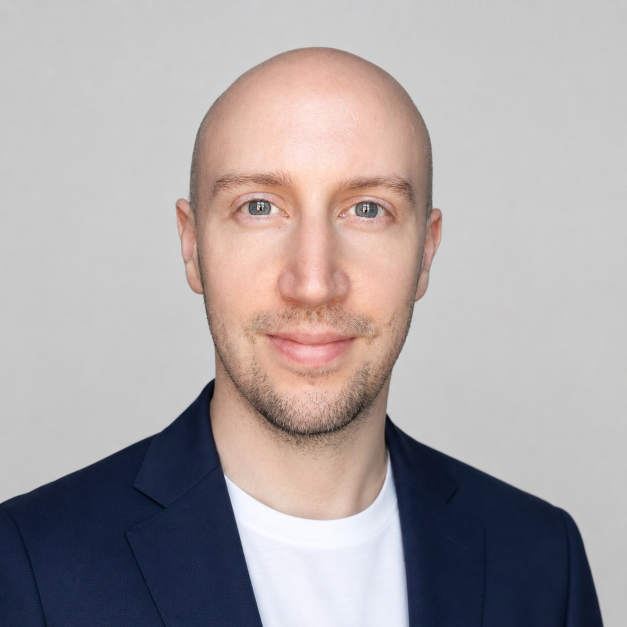
#> input picture assets/press/art/charlie-sexton.jpg, 1254 x 1254 px, given in place of logo.png, which was not available (shown at 1/2 size)
$ python make_press_kit.py ../assets/press/art/charlie-sexton.jpg
#> lines starting #> are read from the running program, lines starting #| are printed output that depends on the picture
"""Builds assets/press/ for the press kit page (press.html): the full-size downloads, the
small previews the page shows, and one zip of everything.

Run from the site's folder after the screenshots or brand art change:
    python tools/make_press_kit.py .
It reads the game repository, the Steam screenshots folder and the headshot, and replaces
assets/press/.
"""
import shutil, sys, zipfile
from pathlib import Path
from PIL import Image

site = Path(sys.argv[1])
game = Path(r"C:\games\menlarger")
shots = Path(r"C:\games\builds\steam-screenshots")
# The full-size headshot: a copy of Drive's Marketing › Photos of Charlie › "Charlie Sexton
# headshot.png". The About page uses a small cut of the same picture.
headshot = Path(r"C:\Users\charl\Downloads\Charles-Sexton.png")
brand = game / "docs/concept-art/brand"
studio = brand / "studio/png"

out = site / "assets/press"
if out.exists():
    shutil.rmtree(out)
(out / "screenshots").mkdir(parents=True)
(out / "art").mkdir()
(out / "previews").mkdir()

def preview(src: Path, name: str, width: int):
    im = Image.open(src)
    im.thumbnail((width, width * 4), Image.LANCZOS)
    im.save(out / "previews" / f"{name}.webp", "WEBP", quality=82, method=6)
    return im.size

# Screenshots: copied as they are, 1920x1080 JPG.
for f in sorted(shots.glob("[0-9][0-9]-*.jpg")):
    name = "ebens-puffoonery-" + f.stem
    shutil.copy(f, out / "screenshots" / f"{name}.jpg")
    preview(f, name, 640)

# Logos keep their transparency as PNG; art goes to high-quality JPG.
art = [
    (brand / "logo.png", "ebens-puffoonery-logo", "png"),
    (brand / "logo-one-colour.png", "ebens-puffoonery-logo-one-colour", "png"),
    (brand / "app-icon.png", "ebens-puffoonery-icon", "png"),
    (brand / "capsule-wide.png", "ebens-puffoonery-key-art-wide", "jpg"),
    (brand / "capsule-tall.png", "ebens-puffoonery-key-art-tall", "jpg"),
    (game / "art/steam/out/library-hero.png", "ebens-puffoonery-banner", "jpg"),
    (studio / "logo-horizontal-games-2000.png", "zarondo-games-logo", "png"),
    (studio / "logo-horizontal-games-dark-2000.png", "zarondo-games-logo-for-dark", "png"),
    (studio / "icon-1024.png", "zarondo-games-icon", "png"),
    (headshot, "charlie-sexton", "jpg"),
]
for src, name, kind in art:
    im = Image.open(src)
#> im is the input picture: PIL image 1254x1254 RGB; mean R, G, B 171.1, 163.9, 165
    if kind == "png":
        im.save(out / "art" / f"{name}.png", optimize=True)
    else:
        im.convert("RGB").save(out / "art" / f"{name}.jpg", "JPEG", quality=92, optimize=True)
    preview(src, name, 640)
#> in preview, `im.thumbnail((width, width * 4), Image.LANCZOS)`:
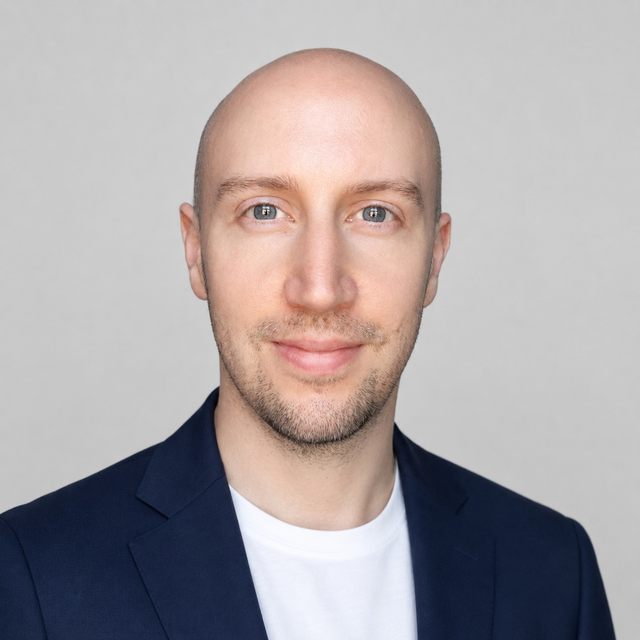
#> im: PIL image 640x640 RGB; mean R, G, B 171.1, 163.9, 165
    print(name, im.size)
#| ebens-puffoonery-logo (1254, 1254)
#> pass 2 of the loop `for src, name, kind in art:`:
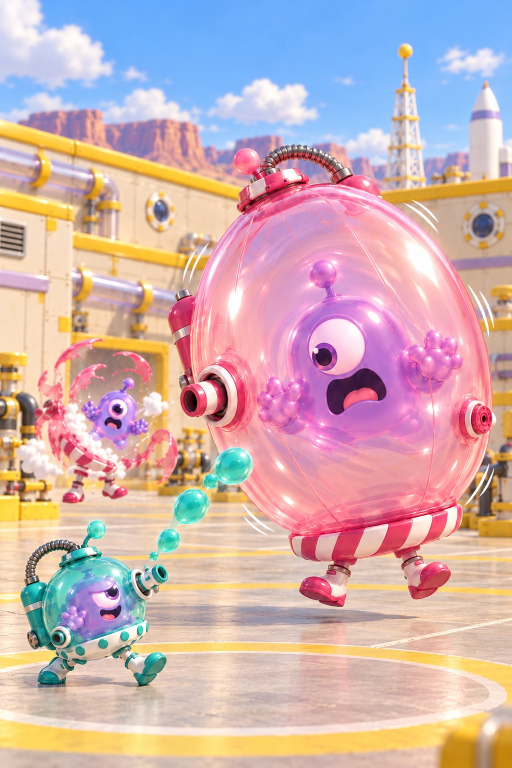
#> input picture assets/press/art/ebens-puffoonery-key-art-tall.jpg, 1024 x 1536 px, given in place of logo-one-colour.png, which was not available (shown at 1/2 size)
#> im is the input picture: PIL image 1024x1536 RGB; mean R, G, B 206.5, 176.7, 177.6
#> in preview (call 2), `im.thumbnail((width, width * 4), Image.LANCZOS)`:
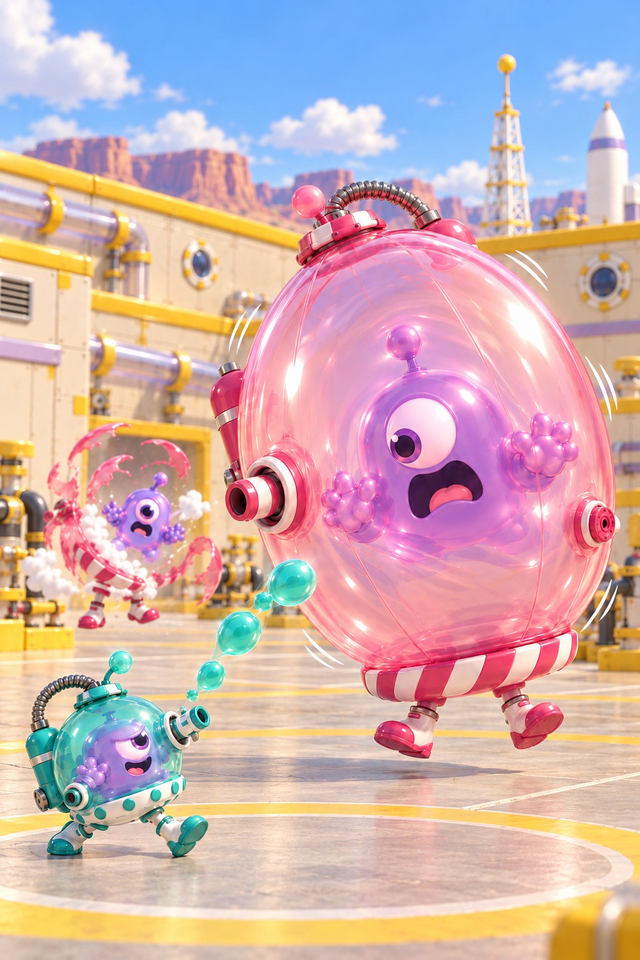
#> im: PIL image 640x960 RGB; mean R, G, B 206.5, 176.7, 177.6
#| ebens-puffoonery-logo-one-colour (1024, 1536)
#> (the run stopped early here; a loop or call above may not have finished)
